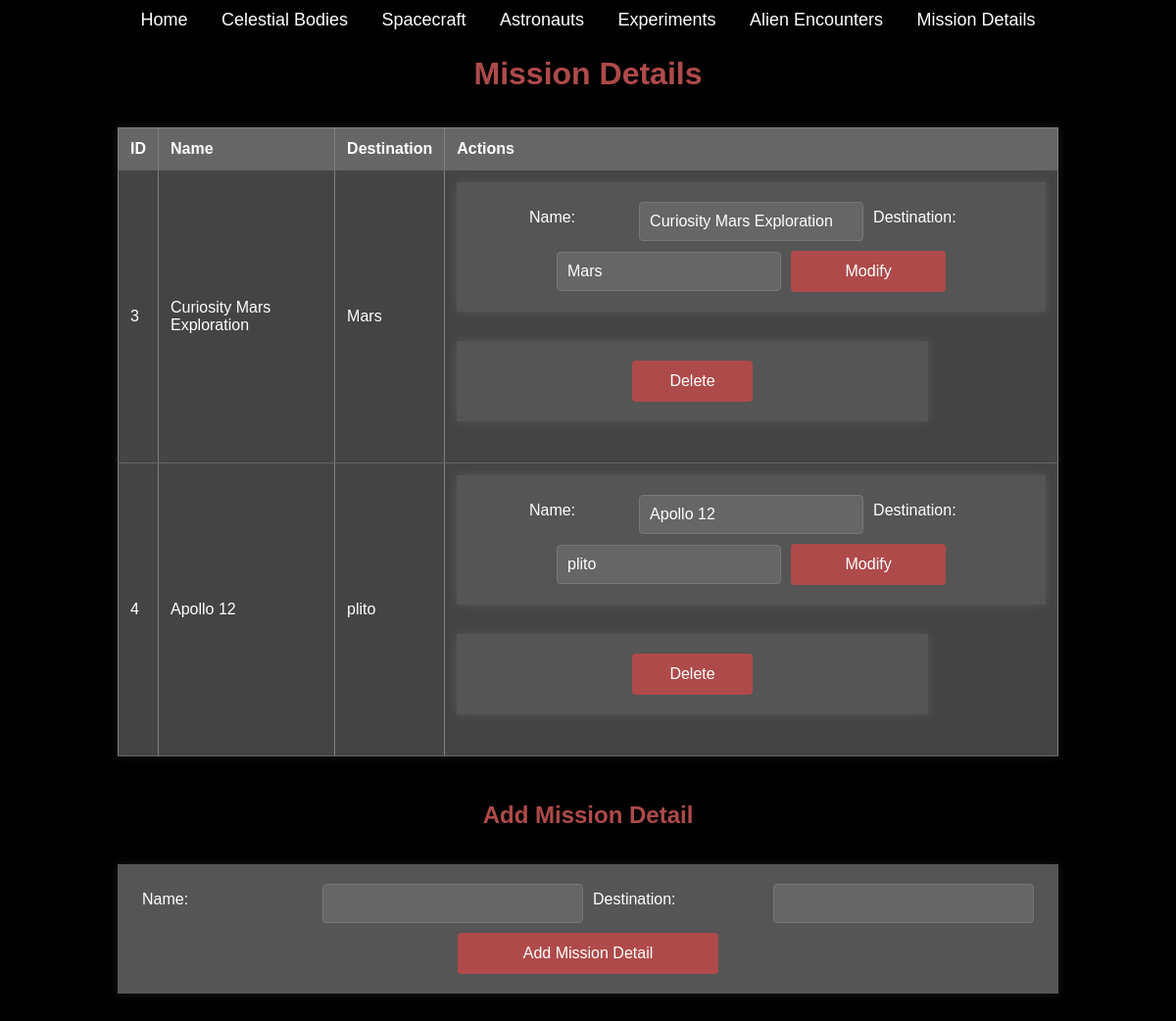
The app's page /mission_details, older data.
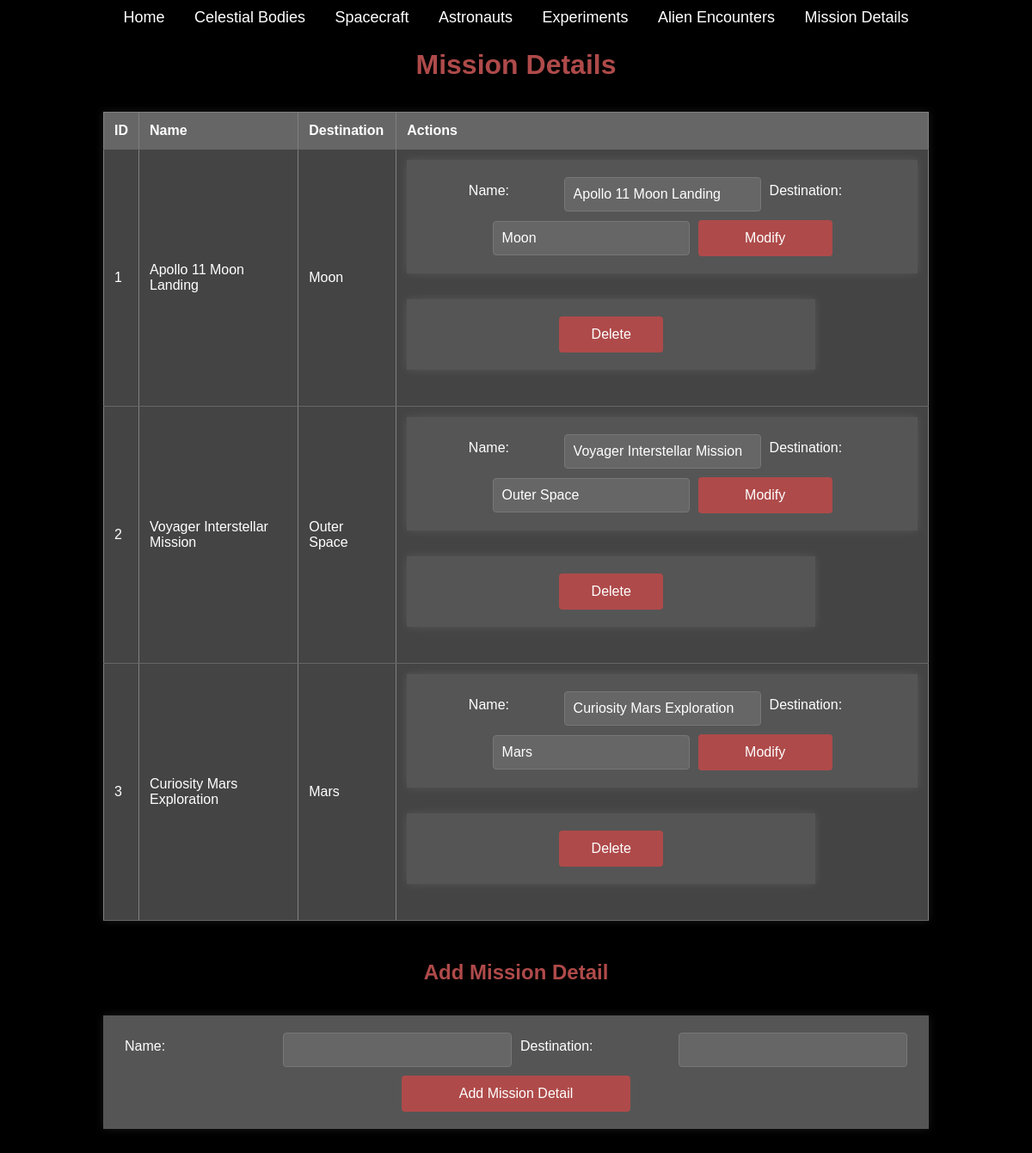
The same page, newer data.
### app.py (models this page shows)
class MissionDetails(db.Model):
    id = db.Column(db.Integer, primary_key=True)
    name = db.Column(db.String(50), nullable=False)
    destination = db.Column(db.String(50), nullable=False)

### app.py (the view)
@app.route('/mission_details')
def mission_details():
    return render_template('mission_details.html', mission_details=MissionDetails.query.all())

### templates/mission_details.html (shortened to what this page needs)
<!DOCTYPE html>
<html lang="en">
  <head>
    <link
      rel="stylesheet"
      href="{{ url_for('static', filename='index.css') }}"
    />
  </head>
  <body>
    <div class="navbar">
      <a href="/">Home</a>
      <a href="/celestial_bodies">Celestial Bodies</a>
      <a href="/spacecraft">Spacecraft</a>
      <a href="/astronauts">Astronauts</a>
      <a href="/experiments">Experiments</a>
      <a href="/alien_encounters">Alien Encounters</a>
      <a href="/mission_details">Mission Details</a>
    </div>
    <h1>Mission Details</h1>
    <table border="1">
      <tr>
        <th>ID</th>
        <th>Name</th>
        <th>Destination</th>
        <th>Actions</th>
      </tr>
      {% for mission in mission_details %}
      <tr>
        <td>{{ mission.id }}</td>
        <td>{{ mission.name }}</td>
        <td>{{ mission.destination }}</td>
        <td>
          <form
            class="modify"
            method="POST"
            action="{{ url_for('modify_mission_detail', id=mission.id) }}"
          >
            <label for="mission_name">Name:</label>
            <input
              type="text"
              id="mission_name"
              name="name"
              value="{{ mission.name }}"
              required
            />
            <label for="destination">Destination:</label>
            <input
              type="text"
              id="destination"
              name="destination"
              value="{{ mission.destination }}"
              required
            />
            <button type="submit">Modify</button>
          </form>
          <form
            method="POST"
            action="{{ url_for('delete_mission_detail', id=mission.id) }}"
          >
            <button type="submit">Delete</button>
          </form>
        </td>
      </tr>
      {% endfor %}
    </table>
    <h2>Add Mission Detail</h2>
    <form
      class="ajax-form"
      id="mission-detail-form"
      action="/add_mission_detail"
      method="post"
    >
      <label for="mission_name">Name:</label>
      <input type="text" id="mission_name" name="name" required />
      <label for="destination">Destination:</label>
      <input type="text" id="destination" name="destination" required />
      <button type="submit">Add Mission Detail</button>
    </form>
  </body>
</html>

Row changes from the older to the newer data that the page shows:
removed MissionDetails: id "4", name "Apollo 12", destination "plito"
added MissionDetails: id "1", name "Apollo 11 Moon Landing", destination "Moon"
added MissionDetails: id "2", name "Voyager Interstellar Mission", destination "Outer Space"
